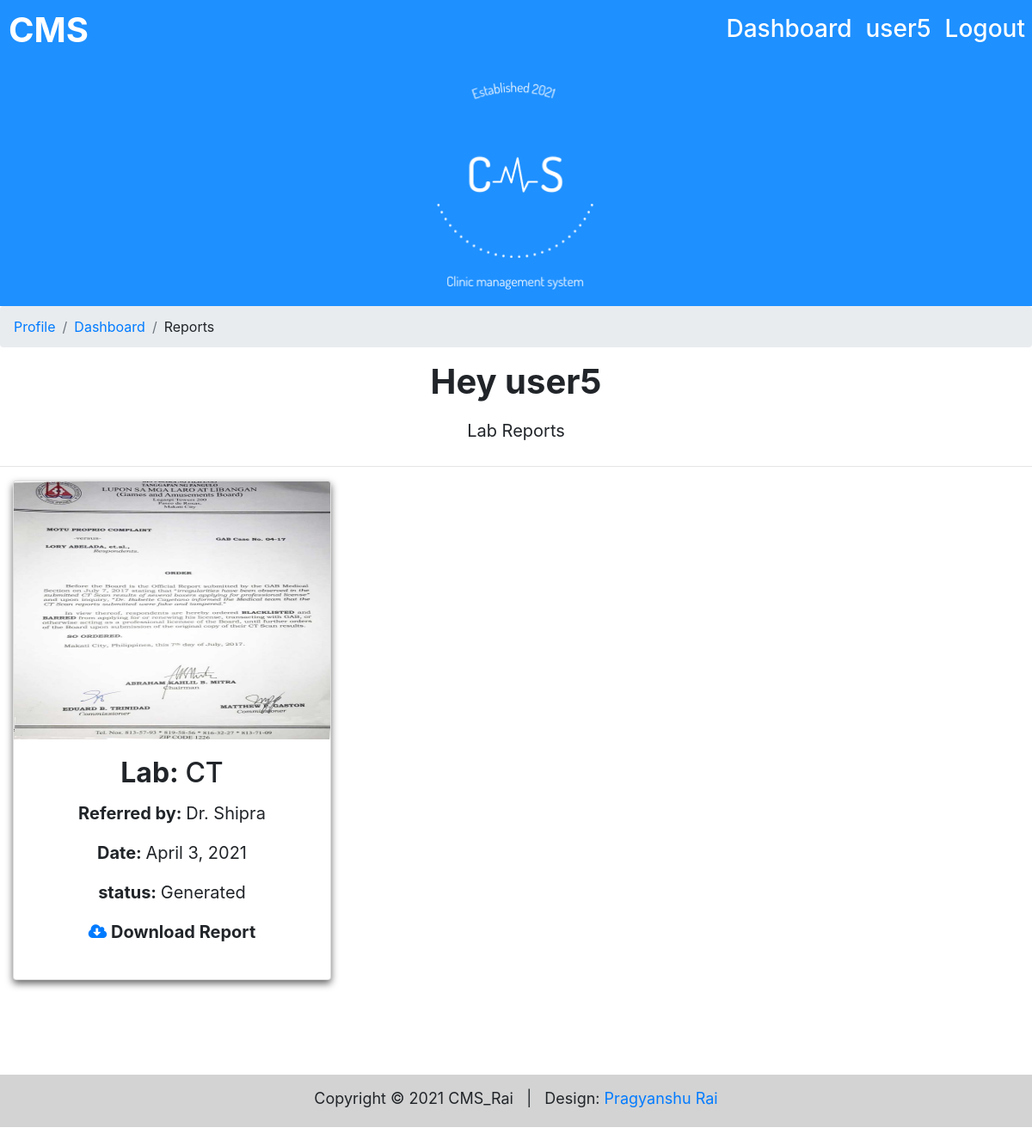
The page /cms/lab-reports/ (signed in) on the database its author committed.
### cms/models.py (models this page shows, shortened)
class Reports(models.Model):
    contact = models.ForeignKey(Contact, on_delete=models.CASCADE)
    doctor = models.ForeignKey(Doctor, on_delete=models.CASCADE)
    lab = models.CharField(max_length=40, default="General")
    date_of_report = models.DateField(auto_now_add=False, auto_now=False, blank=True)
    report_status = models.BooleanField(default=False)
    report_img = models.ImageField(null=True)

class Doctor(models.Model):
    name = models.CharField(max_length=80)
    age = models.CharField(max_length=4)
    gender = models.CharField(max_length=6, default="other")
    experience = models.CharField(max_length=4)
    domain = models.CharField(max_length=30)
    office_number = models.CharField(max_length=11)
    """slots = models.CharField(max_length=7, default="")

    def set_slot(self, slot):

        self.slots=slot

    def add_slot(self, slot):

        self.slots=self.slots+slot"""

### cms/views.py (the view)
# urls.py: path('lab-reports/', views.report, name='report'),
def report(request):
    global stuff
    if request.user.is_authenticated == True:
        contact = Contact.objects.get(user=request.user)
        stuff['reports'] = Reports.objects.filter(contact=contact)
        return render(request, 'cms/reports.html', stuff)
    return render(request, 'cms/forbid.html', stuff)

### templates/cms/reports.html
{% extends 'cms/base.html' %}
{% load static %}
            {% block breadcrumbs %}
                {% if user.is_authenticated %}
                <li class="breadcrumb-item"><a href="{% url 'profile' %}">Profile</a></li>
                <li class="breadcrumb-item"><a href="{% url 'dashboard' %}">Dashboard</a></li>
                <li class="breadcrumb-item">Reports</li>
                {% endif %}
            {% endblock %}
{% block main_block %}
   <main class="main-body">
	    <header class="row welcome-section">
            <div class="col-lg-12 text-center contain">
				<h1><strong>Hey {{user.first_name}}</strong></h1>
            </div>
            <div class="col-lg-1">
            </div>
            <div class="col-lg-10 text-center">
		    <p class="main-content">Lab Reports</p>
            </div>
            <div class="col-lg-1">
            </div>
	    </header>
        <hr />
		<div class="container-fluid">
            <div class="row text-center">
                {% if reports|length < 1 %}
                    <div class="col-lg-12">
                        <div class="card pointer">
                            <img src="{% static 'cms/img/nodata.svg' %}" class="card-img-top gradient" height="400px"/>
                            <div class="card-body">
                                <p class="card-title pointer side-content" ><b>No Reports Found!</b></p>
                            </div>
                        </div>
                    </div>
                {% else %}
                {% for report in reports %}
                    <div class="col-lg-4">
                        <div class="card pointer">
                            <img src="{% static report.report_img.url %}" class="card-img-top" height="300px;"/>
                        <div class="card-body">
                            <h2 class="card-title pointer" ><b>Lab: </b>{{report.lab}}</h2>
                            <p class="card-text bio pointer" ><b>Referred by: </b>{{report.doctor.name}}</p>
                            <p class="card-text bio pointer" ><b>Date: </b>{{report.date_of_report}}</p>
                            {% if report.report_status == False %}
                            <p class="card-text bio pointer" ><b>status: </b>Pending</p>
                            {% else %}
                            <p class="card-text bio pointer" ><b>status: </b>Generated</p>
                            <p class="card-text bio pointer" ><b><a href="{% static report.report_img.url %}" class="fa fa-cloud-download" download></a> Download Report</b></p>
                            {% endif %}
                        </div>
                        </div>
                    </div>
                {% endfor %}
                {% endif %}
            </div>
    <div class="space"></div>
    </main>
{% endblock %}

### templates/cms/base.html (shortened to what this page needs)
{% load static %}
<!DOCTYPE html>
<html lang="en">
<head>
    <link rel="stylesheet" href="https://cdn.jsdelivr.net/npm/bootstrap@4.6.0/dist/css/bootstrap.min.css">
    <link rel="stylesheet" href="https://use.fontawesome.com/releases/v5.7.0/css/all.css">
    <link rel="stylesheet" href="https://cdnjs.cloudflare.com/ajax/libs/font-awesome/4.7.0/css/font-awesome.min.css">
	<link href="{% static 'cms/css/style.css' %}" rel="stylesheet" />
</head>
<body onload="main();">
    <nav class="navbar navbar-expand-sm">
        <a href="{% url 'home' %}" class="navbar-brand brand-name"><h1 style="color:white"><strong>CMS</strong></h1></a>
            <ul class="navbar-nav list-unstyled justify-content-end">
                {% if user.is_authenticated %}
                    <li class="nav-item nav-link navbar-right"><a href="{% url 'dashboard' %}"><b><h3><span> Dashboard </span> </h3></b></a></li>
                    <li class="nav-item nav-link navbar-right"><a href="{% url 'profile' %}"><b><h3><span> {{user.first_name}}</span> </h3></b></a></li>
                    <li class="nav-item nav-link navbar-right"><a href="{% url 'logout' %}"><b><h3><span>  Logout</span> </h3></b></a></li>
                {% endif %}
            </ul>
    </nav>
	<div class="page-header">
        <div class="header">
            <img src="{% static 'cms/img/CMS_dodgerblue.png' %}" width="200px;" class=" cms_logo " />
        </div>
	</div>
    <div class="full-width">
        <ol class="breadcrumb">
            {% block breadcrumbs %}
            {% endblock %}
        </ol>
    </div>
    {% block main_block %}
    {% endblock %}
    <div class="space"></div>
    <div class="footer">
		<footer class="text-center">
			<p class="footer-body" >Copyright &copy; 2021 CMS_Rai &nbsp;
                | &nbsp;   Design: <a rel="nofollow" class="link" href="{% url 'aboutme' %}">Pragyanshu Rai</a></p>
		</footer>
    </div>
</body>
</html>

### static/cms/css/style.css (style rules this page uses)
html { scroll-behavior : smooth; }
.space { height : 40px; }
.navbar { padding : 0; margin-top : -15px; margin-bottom : 0; background : dodgerblue; }
.navbar-brand { margin-left : 10px; }
.navbar-nav { width:100%; }
.nav-link a { text-decoration : none; cursor : pointer; color : white; margin-left : 20px; margin-right : 20px; text-align : center; }
.nav-link a h3 { border-bottom : 2px solid dodgerblue; transition : 0.3s; }
.header { text-align : center; }
.page-header { margin-top : -10px; width : 100%; background : dodgerblue; color : white; }
.cms_logo { margin-bottom : 10px; animation : 1.5s logo_animate; }
.full-width { width : 100%; }
.welcome-section { margin-left : 1.5%; margin-right : 1.5%; width : 97%; margin-bottom : 10px; margin-top : 10px; }
.col-lg-4 { margin-bottom : 20px; }
.card { box-shadow : 0 4px 8px 0 #666; margin-bottom : 20px; height : 100%; transition: 0.3s; }
.pointer { cursor : pointer; }
.bio { font-size : 20px; }
.text-center { text-align : center; }
.main-content { margin : 10px; font-size : 20px; }
.main-body { margin-bottom : 10px; }
.footer { font-size : large; padding : 4px; background : lightgray; }
.footer-body { margin-top : 10px; }

### rows shown on the page
Reports: report_img (picture), lab "CT", doctor.name "Dr. Shipra", date_of_report "April 3, 2021", shows "status:", report_status "Generated"

### other values the page prints
{{ user.first_name }} "user5"
